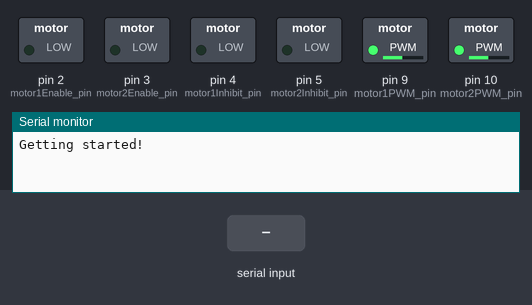
This sketch was run on a simulated Arduino Uno, built with avr-gcc and run on an emulated ATmega328P. On the bench: switched loads named in the sketch (green lamp = pin HIGH), the last lines printed to the serial monitor. The inputs (shaded band) are chosen by the test bench.

Above: at 1.2 s.
1.3 s: "2" received over Serial
At 2.1 s:
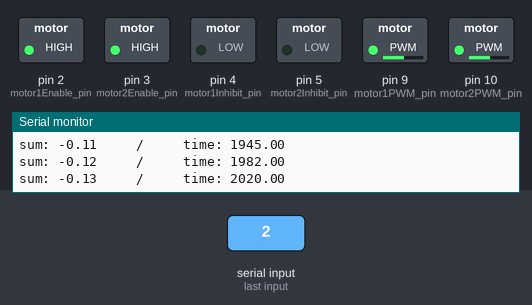
4.3 s: "1" received over Serial
At 5.1 s:
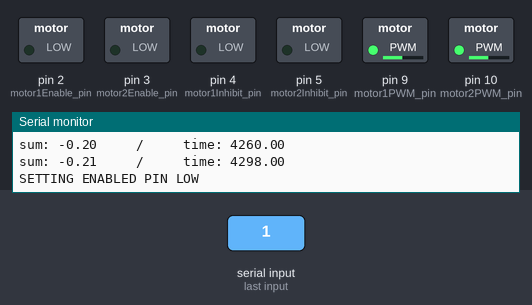
5.8 s: "4" received over Serial
At 7.0 s:
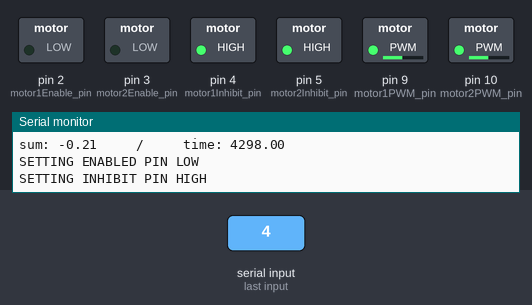
7.3 s: "7" received over Serial
At 8.2 s:
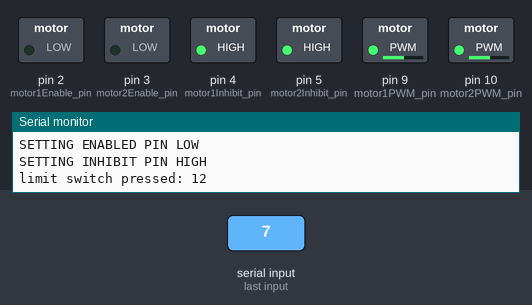
8.8 s: "2" received over Serial
At 9.6 s:
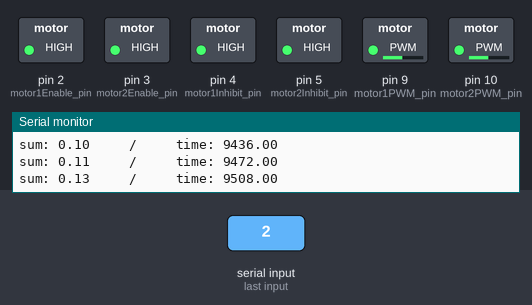
Timing chart, 0 to 12.8 s (numbered marks = the images above; inputs shaded):
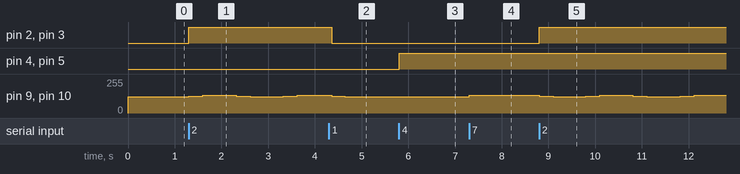

Measured:
- after the input at 1.3 s, pin 2 (motor1Enable_pin), pin 3 (motor2Enable_pin): LOW → HIGH at once; pin 9 (motor1PWM_pin), pin 10 (motor2PWM_pin): 122/255 → 127/255 at once, → 132/255 0.30 s later, → 127/255 0.72 s later, → 122/255 0.30 s later, … (6 changes in this stretch)
- after the input at 4.3 s, pin 2 (motor1Enable_pin), pin 3 (motor2Enable_pin): HIGH → LOW after 0.06 s; pin 9 (motor1PWM_pin), pin 10 (motor2PWM_pin): goes on until 4.6 s, then stays 122/255
- after the input at 5.8 s, pin 4 (motor1Inhibit_pin), pin 5 (motor2Inhibit_pin): LOW → HIGH at once
- after the input at 7.3 s, pin 9 (motor1PWM_pin), pin 10 (motor2PWM_pin): 122/255 → 132/255 at once
- after the input at 8.8 s, pin 2 (motor1Enable_pin), pin 3 (motor2Enable_pin): LOW → HIGH at once; pin 9 (motor1PWM_pin), pin 10 (motor2PWM_pin): 132/255 → 127/255 at once, → 122/255 0.30 s later, → 127/255 0.70 s later, → 132/255 0.30 s later, … (8 changes in this stretch)

The sketch:

parabolic_limit_test.ino
```cpp
// Ramp cycles as percentage between 0 -> 255 for uni mode
// 0 is max clockwise, 127 zero, 255 max ccw for bi mode
#define ZERO_DUTY 127.0
#define SLOW_CW_DUTY 122
#define SLOW_CCW_DUTY 132

// configuration
#define MOTOR_MAX_VEL 300.0 // in rps
#define POS_LIMIT 0.2 // something close to radians

// state management
boolean enabled = false;
boolean inhibited = false;
boolean clockwise = true;

int count = 0;
boolean resting = false;
unsigned long zeroTime = 0;

void setup() {
  Serial.begin(9600);

  setupMotorPins();
  setupLimitSwitches();

  printStartMessage();
}

void loop() {
  //checkLimitSwitches();

  if (resting) {
    writeToMotor(1, ZERO_DUTY);
    writeToMotor(2, ZERO_DUTY);
    if (millis() - zeroTime > 300) {
      resting = false;
    }
    return;
  }

  int duty_cycle = clockwise? SLOW_CW_DUTY : SLOW_CCW_DUTY;
  writeToMotor(1, duty_cycle);
  writeToMotor(2, duty_cycle);

  if (enabled) {
    float ms = millis();
    float current_vel = ((ZERO_DUTY - duty_cycle) / ZERO_DUTY) * MOTOR_MAX_VEL;
//    Serial.print("current vel: ");
//    Serial.println(current_vel);
    addRiemannPoint(current_vel, ms, 1);

    float currentSum = currentRiemannSum();

    count += 1;

    Serial.print("sum: ");
    Serial.print(currentSum);
    Serial.print("     /     time: ");
    Serial.println(ms);

    if (abs(currentSum) >= POS_LIMIT) {
      clockwise = !clockwise;
      resetRiemannSums();
      count = 0;
      zeroTime = millis();
      resting = true;
    }
  }
}
```

limit_switches.ino
```cpp
/// Configuration
#define motor1BacksideLimitSwitch_pin 12
#define motor1NearsideLimitSwitch_pin 13
#define motor2BacksideLimitSwitch_pin A1
#define motor2NearsideLimitSwitch_pin A2

#define minDepressionTime 200

/// State management
int limitPinWaitingForDepress = 0;
unsigned long lastLimitSwitchTime = 0;

/// API
void setupLimitSwitches() {
  pinMode(motor1BacksideLimitSwitch_pin, INPUT_PULLUP);
  pinMode(motor1NearsideLimitSwitch_pin, INPUT_PULLUP);
  pinMode(motor2BacksideLimitSwitch_pin, INPUT_PULLUP);
  pinMode(motor2NearsideLimitSwitch_pin, INPUT_PULLUP);
}

void checkLimitSwitches() {
  if (limitPinWaitingForDepress == 0) {
    if (digitalRead(motor1BacksideLimitSwitch_pin) == LOW) {
      activateLimitPin(motor1BacksideLimitSwitch_pin);
    }
    else if (digitalRead(motor1NearsideLimitSwitch_pin) == LOW) {
      activateLimitPin(motor1NearsideLimitSwitch_pin);
    }
    else if (digitalRead(motor2BacksideLimitSwitch_pin) == LOW) {
      activateLimitPin(motor2BacksideLimitSwitch_pin);
    }
    else if (digitalRead(motor2NearsideLimitSwitch_pin) == LOW) {
      activateLimitPin(motor2NearsideLimitSwitch_pin);
    }
  }
  else if (digitalRead(limitPinWaitingForDepress) == HIGH && millis() - lastLimitSwitchTime > minDepressionTime) {
    deactivateLimitPin();
  }
}

void activateLimitPin(int pinNumber) {
  Serial.print("limit switch pressed: ");
  Serial.println(pinNumber);

  limitPinWaitingForDepress = pinNumber;
  clockwise = !clockwise;
  resetRiemannSums();

  lastLimitSwitchTime = millis();
}

void deactivateLimitPin() {
  limitPinWaitingForDepress = 0;
  Serial.println("i am depressed!!");
}
```

printing.ino
```cpp
/// Configuration
#define shouldPrint true

/// API
void printStartMessage() {
  if (shouldPrint) {
    Serial.println("Getting started!");
  }
}

void printRampingUp(int val) {
  if (shouldPrint) {
    Serial.print("ramping up: ");
    Serial.println(val);
  }
}

void printRampingDown(int val) {
  if (shouldPrint) {
    Serial.print("ramping down: ");
    Serial.println(val);
  }
}

void printPinState(boolean on) {
  Serial.println(on? "HIGH" : "LOW");
}
```

riemann.ino
```cpp
/// Help
#define TIME_NORMALIZER (0.001 * 0.1047) // ms and rpm -> rps
#define MOTOR1_REDUCTION_RATIO 0.25
#define MOTOR2_REDUCTION_RATIO 0.2

/// State variables
float running_left_sum = 0;
float running_right_sum = 0;

float prev_vel = 0;
float prev_ms = 0;

/// Private functions
float middleRiemannSum() {
  return (running_left_sum + running_right_sum) / 2;
}

/// API
float currentRiemannSum() {
  return middleRiemannSum();
}

void addRiemannPoint(float vel, int ms, int motor) {
  float ms_delta = ms - prev_ms;
  float rr = motor == 1 ? MOTOR1_REDUCTION_RATIO : MOTOR2_REDUCTION_RATIO;

  running_left_sum += (ms_delta * TIME_NORMALIZER * prev_vel * rr);
  running_right_sum += (ms_delta * TIME_NORMALIZER * vel * rr);

  prev_vel = vel;
  prev_ms = ms;
}

void resetRiemannSums() {
  running_left_sum = 0;
  running_right_sum = 0;
}
```

serial_input.ino
```cpp
/// SerialEvent called whenever key is pressed, essentially. Runs between loop() calls
void serialEvent() {
  while (Serial.available()) {
    char inChar = (char) Serial.read();
    switch (inChar) {

      // enable control
      case '1':
      case '2':
        enabled = (inChar == '2');
        Serial.print("SETTING ENABLED PIN ");
        printPinState(enabled);
        writeEnabledPins();
        break;

      // inhibit control
      case '3':
      case '4':
        inhibited = (inChar == '4');
        Serial.print("SETTING INHIBIT PIN ");
        printPinState(inhibited);
        writeInhibitPins();
        break;

      // limit switch simulation
      case '7':
        activateLimitPin(12);
        break;
      case '8':
        deactivateLimitPin();
        break;
    }
  }
}
```

motor_pins.ino
```cpp
// pin configuration
#define motor1PWM_pin 9
#define motor1Enable_pin 2
#define motor1Inhibit_pin 4

#define motor2PWM_pin 10
#define motor2Enable_pin 3
#define motor2Inhibit_pin 5

/// API
void setupMotorPins() {
  pinMode(motor1PWM_pin, OUTPUT);
  pinMode(motor1Enable_pin, OUTPUT);
  pinMode(motor1Inhibit_pin, OUTPUT);
  pinMode(motor2PWM_pin, OUTPUT);
  pinMode(motor2Enable_pin, OUTPUT);
  pinMode(motor2Inhibit_pin, OUTPUT);

  writeToMotor(1, ZERO_DUTY);
  writeToMotor(2, ZERO_DUTY);
  writeEnabledPins();
  writeInhibitPins();
}

void writeEnabledPins() {
  digitalWrite(motor1Enable_pin, enabled? HIGH : LOW);
  digitalWrite(motor2Enable_pin, enabled? HIGH : LOW);
}

void writeInhibitPins() {
  digitalWrite(motor1Inhibit_pin, inhibited? HIGH : LOW);
  digitalWrite(motor2Inhibit_pin, inhibited? HIGH : LOW);
}

void writeToMotor(int motor, int duty_cycle) {
  int pin = motor == 1 ? motor1PWM_pin : motor2PWM_pin;
  analogWrite(pin, duty_cycle);
}
```
